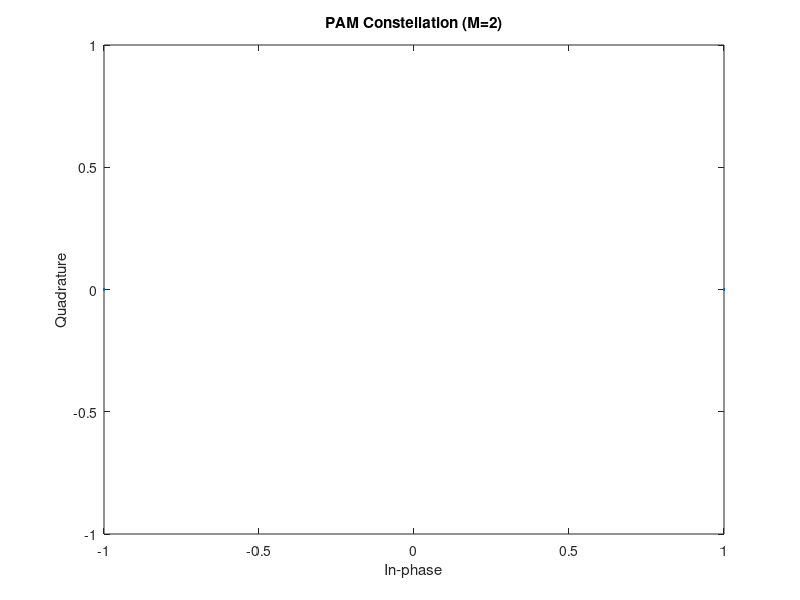
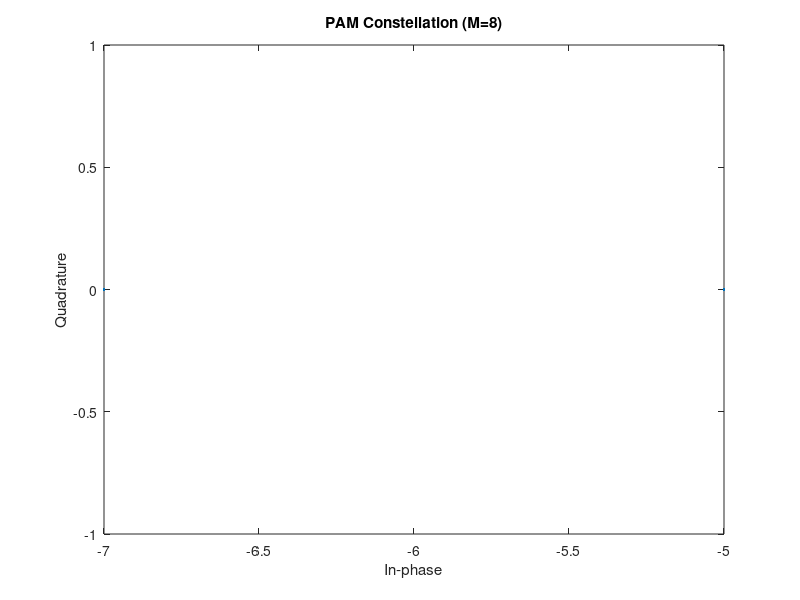

Write the MATLAB code that produced these figures, in order. (Note: this script raises an error after producing the figures.)
%%Digital Modulation & Demodulation HW4
%Create 10,000 input data with a random distribution
k = 1;
M = 2^k;
N = [10000, 1];
i_data = randi(0:M-1,N);
%Modulate and demodulate
tx_sig = pammod(i_data, M);
o_data = pamdemod(tx_sig, M);
errors = sum(i_data ~= o_data);
fprintf('Number of errors with PAM (M=2): %i\n', errors);
%Plot constellation
figure;
scatterplot(tx_sig);
title("PAM Constellation (M=2)")
%% Repeat with k=3 and M=8
k = 3;
M = 8;
N = [10000*k 1];
i_data = randi([0 1], N);
%Modulate and demodulate
tx_sig = pammod(i_data, M);
o_data = pamdemod(tx_sig, M);
errors = sum(i_data ~= o_data);
fprintf('Number of errors with PAM (M=8): %i\n', errors);
%Plot constellation
figure;
scatterplot(tx_sig);
title("PAM Constellation (M=8)")
%% Repeat it for QAM
k=3;
M = 8;
N = [10000*k 1];
i_data = randi([0 1], N);
%Modulate and demodulate
tx_sig = qammod(i_data, M, InputType="bit", UnitAveragePower=true,PlotConstellation=true);
o_data = qamdemod(tx_sig, M);
fprintf('Number of errors with QAM (M=8): %i\n', errors);
%Plot constellation
figure;
scatterplot(tx_sig);
title("QAM Constellation (M=8)")
%% Repeat it for 64-QAM
k = 3;
M = 64;
N = [10000*k 1];
i_data = randi([0 1], N);
%Modulate and demodulate
tx_sig = qammod(i_data, M, InputType="bit", UnitAveragePower=true, PlotConstellation=true);
o_data = qamdemod(tx_sig, M);
fprintf('Number of errors with QAM (M=64): %i\n', errors);
%Plot constellation
figure;
scatterplot(tx_sig);
title("QAM Constellation (M=64)")
%% Repeat it for 8-PSK
k = 3;
M = 8;
N = [10000*k 1];
i_data = randi([0 M-1], N);
%Modulate and demodulate
tx_sig = pskmod(i_data, M);
o_data = pskdemod(tx_sig, M);
errors = sum(i_data ~= o_data);
fprintf('Number of errors with PSK (M=8): %i\n', errors);
%Plot constellation
figure;
scatterplot(tx_sig);
title("8-PSK Constellation (M=8)")
%% Modulate 64-QAM with gray coding, demodulate with binary coding
tx_sig = qammod(i_data, M, "gray");
o_data = qamdemod(tx_sig, M);
errors = sum(i_data ~= o_data);
fprintf('Number of errors with 64-QAM (Gray mod, Binary demod): %i\n', errors);
%Demodulate with Gray coding
o_data_gray = qamdemod(tx_sig, M, "gray");
errors_gray = sum(i_data ~= o_data);
fprintf('Number of errors with 64-QAM (Gray demod): %i\n', errors_gray);
%% Add AWGN with SNR=20 dB for 64-QAM and 8-PSK
SNR = 20;
rx_sig = awgn(tx_sig, SNR);
o_data = qamdemod(rx_sig, M);
errors = sum(i_data ~= o_data);
fprintf('Number of errors with 64-QAM and SNR=20 dB: %i\n', errors);
figure;
scatterplot(rx_sig);
title("Received Constellation (64-QAM, SNR=20 dB)")
%% Repeat it for SNR=12dB
SNR = 12;
rx_sig = awgn(tx_sig, SNR);
o_data = qamdemod(rx_sig, M);
errors = sum(i_data ~= o_data);
fprintf('Number of errors with 64-QAM and SNR=12 dB: %i\n', errors);
figure;
scatterplot(rx_sig);
title("Received Constellation (64-QAM, SNR=12 dB)")
%% Create 8-PSK waveform and add AWGN as an impairment at 12 dB SNR
tx_sig = pskmod(i_data, M);
rx_sig = awgn(tx_sig, SNR);
figure;
scatterplot(rx_sig);
title("Received Constellation (8-PSK, SNR=12 dB)")